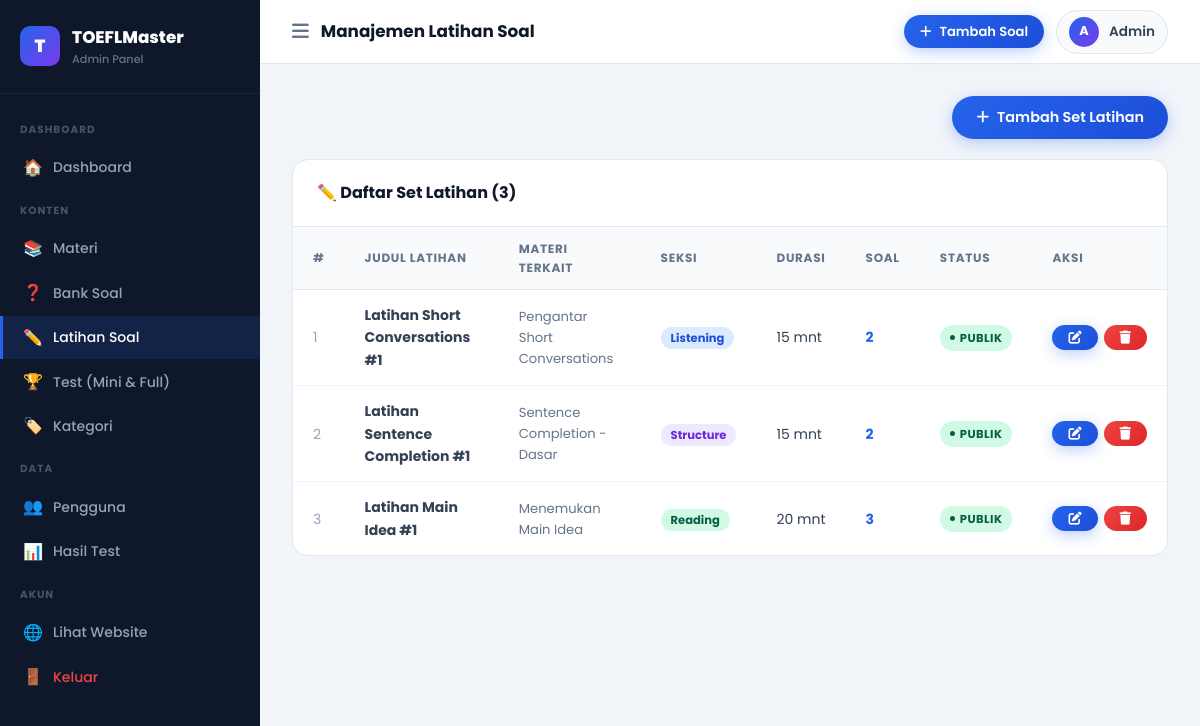
/admin/pages/practice.php (signed in), run on the app's committed database.
### tables this page shows
CREATE TABLE `practice_sets` (
  `id` int(11) NOT NULL,
  `material_id` int(11) NOT NULL,
  `title` varchar(255) NOT NULL,
  `description` text DEFAULT NULL,
  `time_limit` int(11) DEFAULT 15 COMMENT 'minutes',
  `is_published` tinyint(1) DEFAULT 1,
  `created_at` timestamp NOT NULL DEFAULT current_timestamp()
);

CREATE TABLE `materials` (
  `id` int(11) NOT NULL,
  `category_id` int(11) NOT NULL,
  `title` varchar(255) NOT NULL,
  `slug` varchar(255) NOT NULL,
  `content` longtext NOT NULL,
  `summary` text DEFAULT NULL,
  `audio_file` varchar(255) DEFAULT NULL,
  `thumbnail` varchar(255) DEFAULT NULL,
  `sort_order` int(11) DEFAULT 0,
  `is_published` tinyint(1) DEFAULT 1,
  `created_at` timestamp NOT NULL DEFAULT current_timestamp(),
  `updated_at` timestamp NOT NULL DEFAULT current_timestamp() ON UPDATE current_timestamp()
);

CREATE TABLE `categories` (
  `id` int(11) NOT NULL,
  `name` varchar(100) NOT NULL,
  `slug` varchar(100) NOT NULL,
  `section` enum('listening','structure','reading') NOT NULL,
  `icon` varchar(50) DEFAULT NULL,
  `description` text DEFAULT NULL,
  `sort_order` int(11) DEFAULT 0
);

### includes/config.php (called while the page is built, shortened)
<?php
function sanitize($input) {
    return htmlspecialchars(trim($input), ENT_QUOTES, 'UTF-8');
}
?>

### admin/pages/practice.php (the view, shortened to what this page needs)
<?php
require_once '../../includes/config.php';
$db = getDB();
$action = $_GET['action'] ?? 'list';
$id     = isset($_GET['id']) ? (int)$_GET['id'] : 0;
if ($action==='add') {
    $ps = ['id'=>0,'material_id'=>0,'title'=>'','description'=>'','time_limit'=>15,'is_published'=>1];
    $selectedQIds = [];
    $pageTitle = 'Tambah Set Latihan';
} else {
    $practiceSets = $db->query("
        SELECT ps.*,m.title as mat_title,c.section,
               (SELECT COUNT(*) FROM practice_questions pq WHERE pq.practice_set_id=ps.id) as q_count
        FROM practice_sets ps
        JOIN materials m ON ps.material_id=m.id
        JOIN categories c ON m.category_id=c.id
        ORDER BY c.sort_order,ps.id
    ")->fetchAll();
}
include '../includes/header.php';
?>
<?php if ($action==='list'): ?>
<div style="display:flex;justify-content:flex-end;margin-bottom:20px;">
  <a href="?action=add" class="btn btn-primary"><i class="fas fa-plus"></i> Tambah Set Latihan</a>
</div>
<div class="admin-table-card">
  <div class="admin-table-header">
    <div class="admin-table-title">✏️ Daftar Set Latihan (<?= count($practiceSets) ?>)</div>
  </div>
  <table class="admin-table">
    <thead><tr><th>#</th><th>Judul Latihan</th><th>Materi Terkait</th><th>Seksi</th><th>Durasi</th><th>Soal</th><th>Status</th><th>Aksi</th></tr></thead>
    <tbody>
    <?php if (empty($practiceSets)): ?>
      <tr><td colspan="8" style="text-align:center;padding:40px;color:#94A3B8;">Belum ada set latihan.</td></tr>
    <?php else: foreach($practiceSets as $i=>$ps): ?>
    <tr>
      <td style="color:#94A3B8;"><?= $i+1 ?></td>
      <td><strong><?= sanitize($ps['title']) ?></strong></td>
      <td style="font-size:0.82rem;color:#64748B;"><?= sanitize($ps['mat_title']) ?></td>
      <td><span class="sec-badge sec-<?= $ps['section'] ?>"><?= ucfirst($ps['section']) ?></span></td>
      <td><?= $ps['time_limit'] ?> mnt</td>
      <td><strong style="color:#2563EB;"><?= $ps['q_count'] ?></strong></td>
      <td><span class="status-badge <?= $ps['is_published']?'status-published':'status-draft' ?>"><?= $ps['is_published']?'Publik':'Draft' ?></span></td>
      <td>
        <div style="display:flex;gap:6px;">
          <a href="?action=edit&id=<?= $ps['id'] ?>" class="btn btn-primary btn-sm"><i class="fas fa-edit"></i></a>
          <a href="?action=delete&id=<?= $ps['id'] ?>" class="btn btn-danger btn-sm" onclick="return confirm('Hapus set latihan ini?')"><i class="fas fa-trash"></i></a>
        </div>
      </td>
    </tr>
    <?php endforeach; endif; ?>
    </tbody>
  </table>
</div>
<?php endif; ?>
<?php include '../includes/footer.php'; ?>

### assets/css/style.css (style rules this page uses)
:root { --primary: #2563EB; --primary-dark: #1D4ED8; --primary-light: #DBEAFE; --secondary: #7C3AED; --accent: #F59E0B; --accent-light: #FEF3C7; --success: #10B981; --success-light: #D1FAE5; --danger: #EF4444; --danger-light: #FEE2E2; --warning: #F59E0B; --dark: #0F172A; --dark-2: #1E293B; --dark-3: #334155; --gray: #64748B; --gray-light: #94A3B8; --border: #E2E8F0; --bg: #F8FAFC; --white: #FFFFFF; --listening: #3B82F6; --structure: #8B5CF6; --reading: #10B981; --shadow-sm: 0 1px 3px rgba(0,0,0,0.08); --shadow-md: 0 4px 20px rgba(0,0,0,0.08); --shadow-lg: 0 8px 40px rgba(0,0,0,0.12); --shadow-xl: 0 20px 60px rgba(0,0,0,0.15); --radius-sm: 8px; --radius-md: 12px; --radius-lg: 20px; --radius-xl: 28px; --radius-full: 9999px; --transition: all 0.25s cubic-bezier(0.4, 0, 0.2, 1); }
*, *::before, *::after { box-sizing: border-box; margin: 0; padding: 0; }
html { scroll-behavior: smooth; }
body { font-family: 'Poppins', sans-serif; background: var(--bg); color: var(--dark); line-height: 1.6; font-size: 15px; -webkit-font-smoothing: antialiased; }
a { text-decoration: none; color: inherit; transition: var(--transition); }
.btn { display: inline-flex; align-items: center; justify-content: center; gap: 8px; padding: 10px 24px; border-radius: var(--radius-full); font-family: 'Poppins', sans-serif; font-weight: 600; font-size: 0.9rem; border: none; cursor: pointer; transition: var(--transition); white-space: nowrap; }
.btn-primary { background: linear-gradient(135deg, var(--primary), var(--primary-dark)); color: white; box-shadow: 0 4px 15px rgba(37,99,235,0.3); }
.btn-danger { background: linear-gradient(135deg, var(--danger), #DC2626); color: white; }
.btn-sm { padding: 6px 16px; font-size: 0.82rem; }

### assets/css/admin.css (style rules this page uses)
:root { --admin-sidebar-w: 260px; }
.admin-table-card { background: white; border-radius: 16px; border: 1px solid #E2E8F0; overflow: hidden; }
.admin-table-header { padding: 20px 24px; border-bottom: 1px solid #E2E8F0; display: flex; align-items: center; justify-content: space-between; }
.admin-table-title { font-size: 1rem; font-weight: 700; color: #0F172A; }
.admin-table { width: 100%; border-collapse: collapse; }
.admin-table thead tr { background: #F8FAFC; }
.admin-table th { padding: 12px 20px; text-align: left; font-size: 0.75rem; font-weight: 700; color: #64748B; text-transform: uppercase; letter-spacing: 0.06em; border-bottom: 1px solid #E2E8F0; }
.admin-table td { padding: 14px 20px; font-size: 0.875rem; color: #334155; border-bottom: 1px solid #F1F5F9; vertical-align: middle; }
.admin-table tr:last-child td { border-bottom: none; }
.status-badge { display: inline-flex; align-items: center; gap: 5px; padding: 4px 10px; border-radius: 100px; font-size: 0.72rem; font-weight: 700; text-transform: uppercase; letter-spacing: 0.04em; }
.status-published { background: #D1FAE5; color: #065F46; }
.status-badge::before { content: ''; width: 5px; height: 5px; border-radius: 50%; background: currentColor; }
.sec-badge { padding: 3px 10px; border-radius: 100px; font-size: 0.72rem; font-weight: 700; }
.sec-listening { background: #DBEAFE; color: #1D4ED8; }
.sec-structure { background: #EDE9FE; color: #6D28D9; }
.sec-reading { background: #D1FAE5; color: #065F46; }

### data on the page
practice_sets: title "Latihan Short Conversations #1", material.title "Pengantar Short Conversations", categories.section "Listening", time_limit "15", q_count "2", is_published "PUBLIK"
practice_sets: title "Latihan Sentence Completion #1", material.title "Sentence Completion - Dasar", categories.section "Structure", time_limit "15", q_count "2", is_published "PUBLIK"
practice_sets: title "Latihan Main Idea #1", material.title "Menemukan Main Idea", categories.section "Reading", time_limit "20", q_count "3", is_published "PUBLIK"

### other printed values
$pageTitle "Manajemen Latihan Soal"
substr($admin['username'] ?? 'A', 0, 1) "A"
$admin['full_name'] "Admin"
count($practiceSets) "3"
